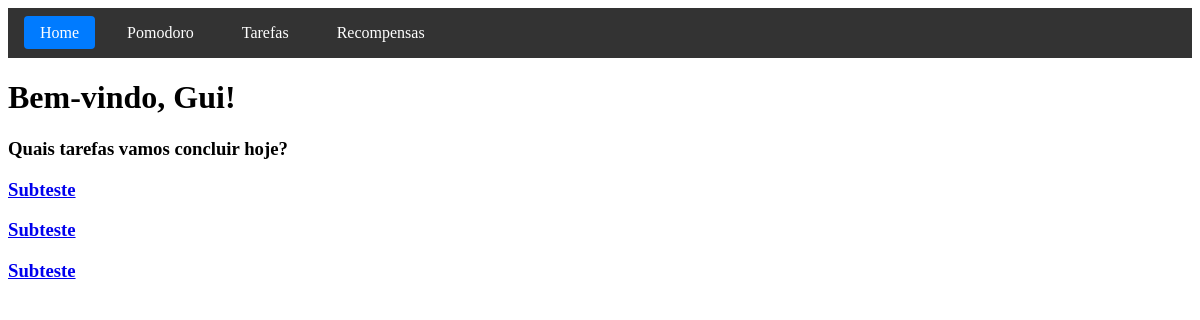
The app's page / (signed in), older data.
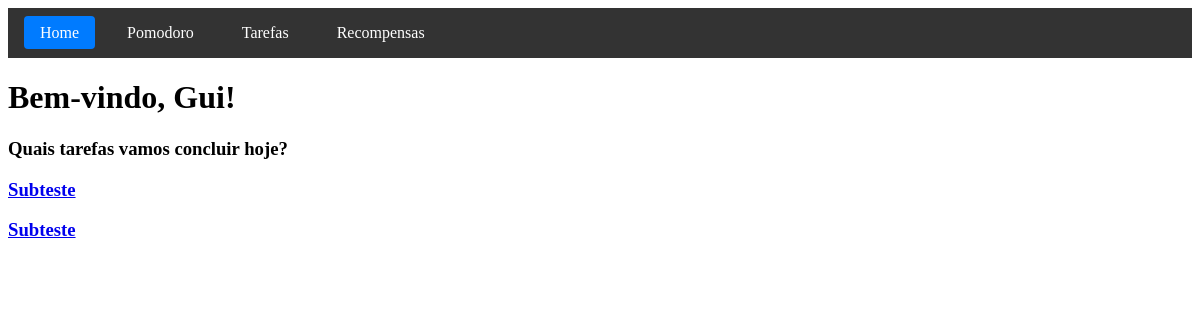
The same page, newer data.
### task/models.py (models this page shows)
class Task(models.Model):
    user = models.ForeignKey(User, on_delete=models.CASCADE, related_name='tasks')
    title = models.CharField(max_length=255)
    description = models.TextField(null=True, blank=True)
    due_date = models.DateTimeField(null=True, blank=True)
    is_completed = models.BooleanField(default=False)
    created_at = models.DateTimeField(auto_now_add=True)
    updated_at = models.DateTimeField(auto_now=True)

### home/views.py (the view)
# urls.py: path('', views.home, name='home'),
def home(request):
    if request.user.is_authenticated:
        tasks = Task.objects.filter(user=request.user, is_completed=False).order_by('-created_at')[:5]
        return render(request, 'home/home.html', {'tasks': tasks})
    else:
        return redirect('authentication:login')

### home/templates/home/home.html (shortened to what this page needs)
{% extends 'base.html' %}
{% load static %}
{% block extra_css %}
<link rel="stylesheet" href="{% static 'home/css/home.css' %}">
{% endblock %}
{% block content %}
<div id="welcome-message">
    {% if user.is_authenticated %}
        <h1>Bem-vindo, {{ user.username }}!</h1>
    {% else %}
        <p>Você não está logado.</p>
        <p>Clique aqui para fazer login: <a href="{% url 'authentication:login' %}">Login</a></p>
    {% endif %}
</div>
<h3>Quais tarefas vamos concluir hoje?</h3>
<div id="recent-tasks">
    {% for task in tasks %}
        <h3><a href="{% url 'task:tasks' %}">{{ task.title }}</a></h3>
    {% empty %}
        <p>Você ainda não tem tarefas recentes.</p>
        <p>Gostaria de <a href="{% url 'task:new' %}">adicionar uma tarefa</a>?</p>
    {% endfor %}
</div>
{% endblock %}

Row changes from the older to the newer data that the page shows:
no longer on this page (row edited): Task: title "Subteste"
